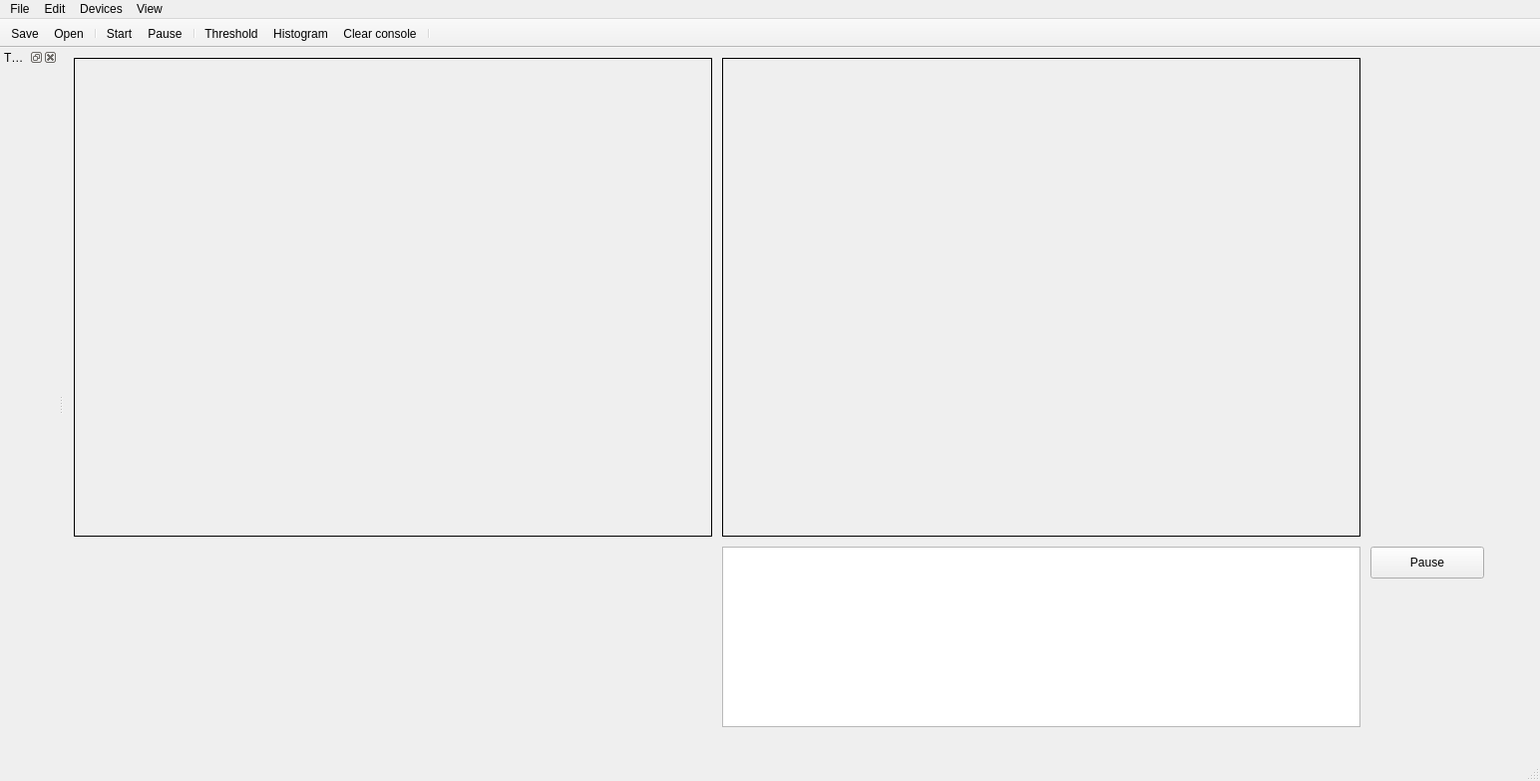
<?xml version="1.0" encoding="UTF-8"?>
<ui version="4.0">
 <class>MainWindow</class>
 <widget class="QMainWindow" name="MainWindow">
  <property name="geometry">
   <rect>
    <x>0</x>
    <y>0</y>
    <width>1544</width>
    <height>783</height>
   </rect>
  </property>
  <property name="windowTitle">
   <string>Fred 1.0</string>
  </property>
  <property name="layoutDirection">
   <enum>Qt::LeftToRight</enum>
  </property>
  <property name="documentMode">
   <bool>true</bool>
  </property>
  <property name="unifiedTitleAndToolBarOnMac">
   <bool>true</bool>
  </property>
  <widget class="QWidget" name="centralWidget">
   <widget class="QLabel" name="originalImage">
    <property name="geometry">
     <rect>
      <x>10</x>
      <y>10</y>
      <width>640</width>
      <height>480</height>
     </rect>
    </property>
    <property name="autoFillBackground">
     <bool>true</bool>
    </property>
    <property name="frameShape">
     <enum>QFrame::Box</enum>
    </property>
    <property name="text">
     <string/>
    </property>
   </widget>
   <widget class="QLabel" name="processedImage">
    <property name="geometry">
     <rect>
      <x>660</x>
      <y>10</y>
      <width>640</width>
      <height>480</height>
     </rect>
    </property>
    <property name="autoFillBackground">
     <bool>true</bool>
    </property>
    <property name="frameShape">
     <enum>QFrame::Box</enum>
    </property>
    <property name="text">
     <string/>
    </property>
   </widget>
   <widget class="QPushButton" name="pauseButton">
    <property name="geometry">
     <rect>
      <x>1310</x>
      <y>500</y>
      <width>114</width>
      <height>32</height>
     </rect>
    </property>
    <property name="text">
     <string>Pause</string>
    </property>
   </widget>
   <widget class="QPlainTextEdit" name="console">
    <property name="geometry">
     <rect>
      <x>660</x>
      <y>500</y>
      <width>640</width>
      <height>181</height>
     </rect>
    </property>
    <property name="documentTitle">
     <string/>
    </property>
    <property name="readOnly">
     <bool>true</bool>
    </property>
    <property name="backgroundVisible">
     <bool>false</bool>
    </property>
   </widget>
  </widget>
  <widget class="QMenuBar" name="menuBar">
   <property name="geometry">
    <rect>
     <x>0</x>
     <y>0</y>
     <width>1544</width>
     <height>22</height>
    </rect>
   </property>
   <widget class="QMenu" name="menuFile">
    <property name="title">
     <string>File</string>
    </property>
    <addaction name="actionNew"/>
    <addaction name="actionOpen"/>
    <addaction name="actionSave"/>
    <addaction name="actionSave_as"/>
    <addaction name="separator"/>
    <addaction name="actionStart"/>
    <addaction name="actionPause"/>
    <addaction name="separator"/>
    <addaction name="actionClear_console"/>
   </widget>
   <widget class="QMenu" name="menuEdit">
    <property name="title">
     <string>Edit</string>
    </property>
   </widget>
   <widget class="QMenu" name="menuDevices">
    <property name="title">
     <string>Devices</string>
    </property>
   </widget>
   <widget class="QMenu" name="menuView">
    <property name="title">
     <string>View</string>
    </property>
    <addaction name="actionThreshold"/>
    <addaction name="actionToolbar"/>
    <addaction name="actionHistogram"/>
   </widget>
   <addaction name="menuFile"/>
   <addaction name="menuEdit"/>
   <addaction name="menuDevices"/>
   <addaction name="menuView"/>
  </widget>
  <widget class="QToolBar" name="mainToolBar">
   <property name="movable">
    <bool>false</bool>
   </property>
   <property name="floatable">
    <bool>false</bool>
   </property>
   <attribute name="toolBarArea">
    <enum>TopToolBarArea</enum>
   </attribute>
   <attribute name="toolBarBreak">
    <bool>false</bool>
   </attribute>
   <addaction name="actionSave"/>
   <addaction name="actionOpen"/>
   <addaction name="separator"/>
   <addaction name="actionStart"/>
   <addaction name="actionPause"/>
   <addaction name="separator"/>
   <addaction name="actionThreshold"/>
   <addaction name="actionHistogram"/>
   <addaction name="actionClear_console"/>
   <addaction name="separator"/>
  </widget>
  <widget class="QStatusBar" name="statusBar"/>
  <widget class="QDockWidget" name="thresholdDock">
   <property name="windowTitle">
    <string>Threshold</string>
   </property>
   <attribute name="dockWidgetArea">
    <number>1</number>
   </attribute>
   <widget class="QWidget" name="dockWidgetContents"/>
  </widget>
  <action name="actionStart">
   <property name="icon">
    <iconset resource="res.qrc">
     <normaloff>:/Images/run.png</normaloff>:/Images/run.png</iconset>
   </property>
   <property name="text">
    <string>Start</string>
   </property>
   <property name="toolTip">
    <string>Resume</string>
   </property>
   <property name="shortcut">
    <string>Ctrl+R</string>
   </property>
  </action>
  <action name="actionPause">
   <property name="icon">
    <iconset resource="res.qrc">
     <normaloff>:/Images/stop.png</normaloff>:/Images/stop.png</iconset>
   </property>
   <property name="text">
    <string>Pause</string>
   </property>
   <property name="toolTip">
    <string>Pause</string>
   </property>
   <property name="shortcut">
    <string>Ctrl+R</string>
   </property>
  </action>
  <action name="actionDevices">
   <property name="icon">
    <iconset resource="res.qrc">
     <normaloff>:/Images/webcam.png</normaloff>:/Images/webcam.png</iconset>
   </property>
   <property name="text">
    <string>devices</string>
   </property>
  </action>
  <action name="actionThreshold">
   <property name="checkable">
    <bool>true</bool>
   </property>
   <property name="icon">
    <iconset resource="res.qrc">
     <normaloff>:/Images/color_wheel.png</normaloff>:/Images/color_wheel.png</iconset>
   </property>
   <property name="text">
    <string>Threshold</string>
   </property>
   <property name="shortcut">
    <string>Ctrl+T</string>
   </property>
  </action>
  <action name="actionClear_console">
   <property name="icon">
    <iconset resource="res.qrc">
     <normaloff>:/Images/toster.png</normaloff>:/Images/toster.png</iconset>
   </property>
   <property name="text">
    <string>Clear console</string>
   </property>
   <property name="shortcut">
    <string>Ctrl+W</string>
   </property>
  </action>
  <action name="actionSave">
   <property name="icon">
    <iconset resource="res.qrc">
     <normaloff>:/Images/save.png</normaloff>:/Images/save.png</iconset>
   </property>
   <property name="text">
    <string>Save</string>
   </property>
   <property name="shortcut">
    <string>Ctrl+S</string>
   </property>
  </action>
  <action name="actionNew">
   <property name="icon">
    <iconset resource="res.qrc">
     <normaloff>:/Images/document_empty.png</normaloff>:/Images/document_empty.png</iconset>
   </property>
   <property name="text">
    <string>New</string>
   </property>
   <property name="shortcut">
    <string>Ctrl+N</string>
   </property>
  </action>
  <action name="actionOpen">
   <property name="icon">
    <iconset resource="res.qrc">
     <normaloff>:/Images/open.png</normaloff>:/Images/open.png</iconset>
   </property>
   <property name="text">
    <string>Open</string>
   </property>
   <property name="shortcut">
    <string>Ctrl+O</string>
   </property>
  </action>
  <action name="actionSave_as">
   <property name="text">
    <string>Save as...</string>
   </property>
   <property name="shortcut">
    <string>Ctrl+Shift+S</string>
   </property>
  </action>
  <action name="actionToolbar">
   <property name="checkable">
    <bool>true</bool>
   </property>
   <property name="text">
    <string>Toolbar</string>
   </property>
  </action>
  <action name="actionHistogram">
   <property name="icon">
    <iconset resource="res.qrc">
     <normaloff>:/Images/diagramm.png</normaloff>:/Images/diagramm.png</iconset>
   </property>
   <property name="text">
    <string>Histogram</string>
   </property>
  </action>
 </widget>
 <layoutdefault spacing="6" margin="11"/>
 <resources>
  <include location="res.qrc"/>
 </resources>
 <connections/>
</ui>
